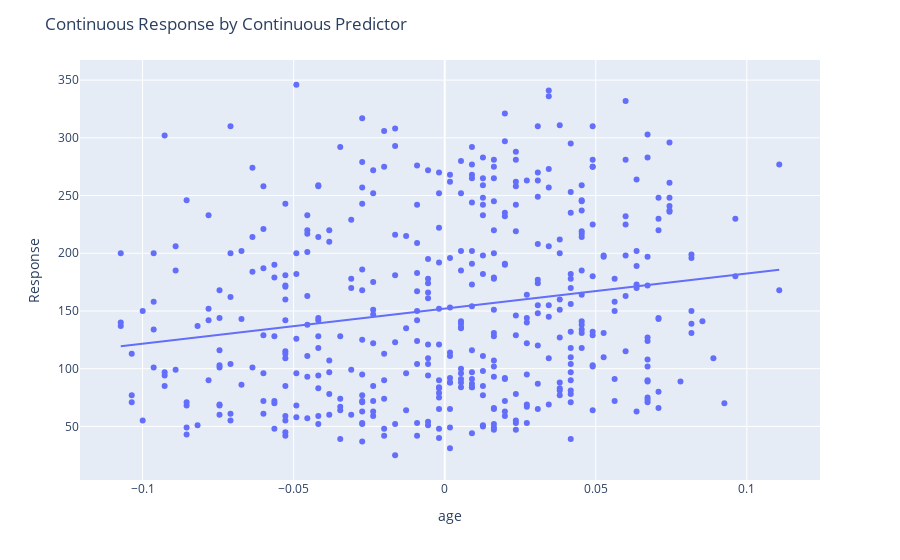
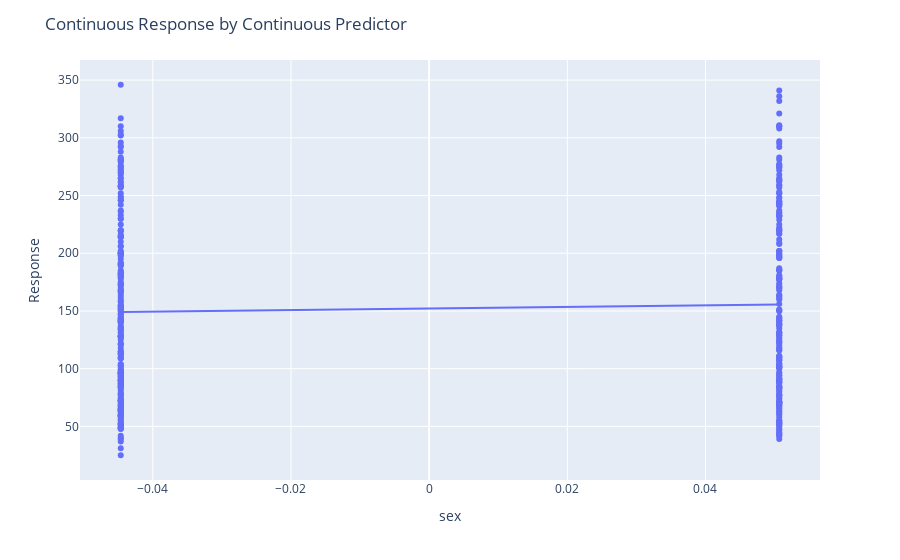
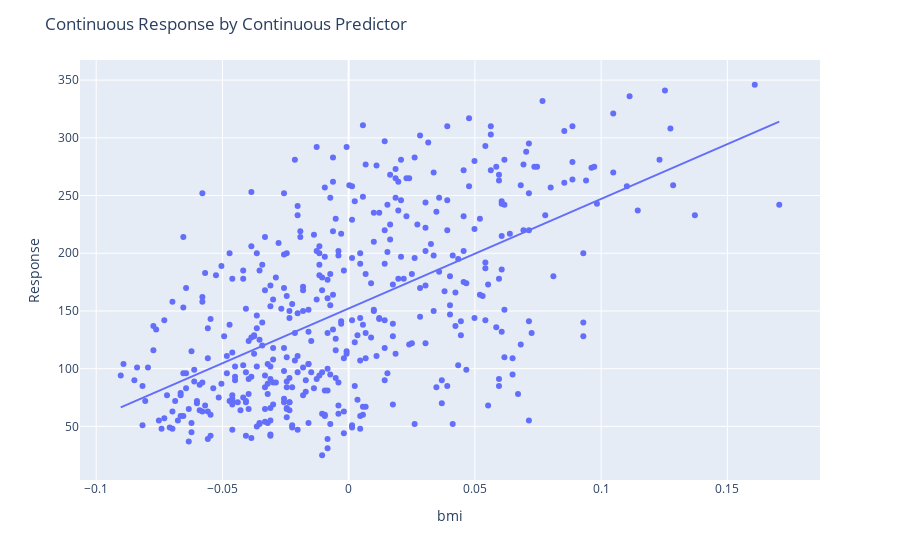
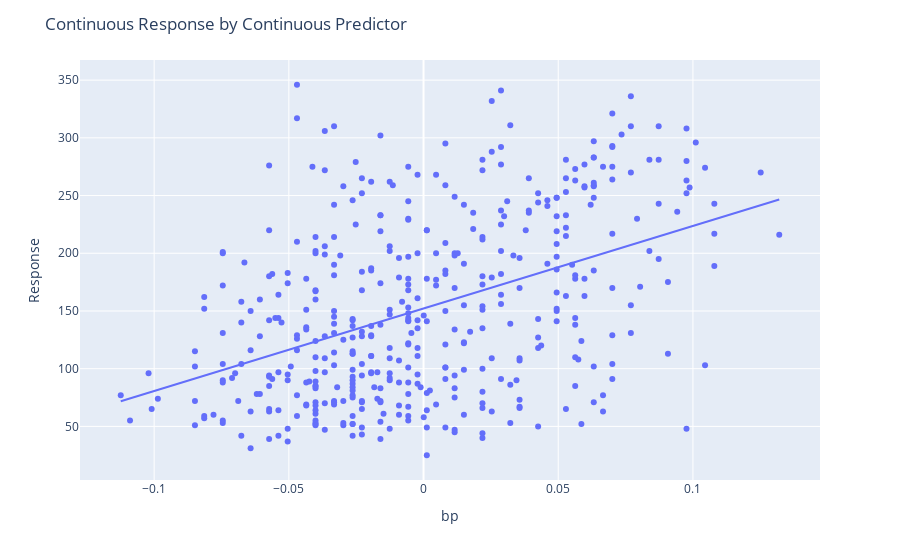

The cell these charts' notebook holds for them, in order:
### Code cell
result_response = check_response(df,response)

    
print(result_response)
for i in range(0,len(df.columns)-1):
    #result_response = check_response(df,i,response)
    result_predictor = check_predictor(df,i,predictors)
    if result_response == "CAT_RES":
        if result_predictor == "CAT_PRED":
            print('cat_res_cat_pred()')
        else:
            cat_resp_cont_predictor(df,i,response,predictors,group_labels)
    else:
        if result_predictor == "CAT_PRED":
            print('cont_res_cat_pred()')
        else:
            cont_response_cont_predictor(df,i,response,predictors)

### Figure 1 — Plotly figure (JSON) as saved in the notebook; plotly's stock layout.template omitted (floating-point values rounded to 4 significant figures; data arrays with more than 128 entries replaced by an {"elided": "..."} marker saying what was removed)
{"data": [{"hovertemplate": "x=%{x}<br>y=%{y}<extra></extra>", "legendgroup": "", "marker": {"color": "#636efa", "symbol": "circle"}, "mode": "markers", "name": "", "orientation": "v", "showlegend": false, "type": "scatter", "x": {"elided": "442 float values"}, "xaxis": "x", "y": {"elided": "442 int values"}, "yaxis": "y"}, {"hovertemplate": "<b>OLS trendline</b><br>y = 304.183 * x + 152.133<br>R<sup>2</sup>=0.035302<br><br>x=%{x}<br>y=%{y} <b>(trend)</b><extra></extra>", "legendgroup": "", "marker": {"color": "#636efa", "symbol": "circle"}, "mode": "lines", "name": "", "showlegend": false, "type": "scatter", "x": {"elided": "442 float values"}, "xaxis": "x", "y": {"elided": "442 float values"}, "yaxis": "y"}], "layout": {"legend": {"tracegroupgap": 0}, "margin": {"t": 60}, "title": {"text": "Continuous Response by Continuous Predictor"}, "xaxis": {"anchor": "y", "domain": [0, 1], "title": {"text": "age"}}, "yaxis": {"anchor": "x", "domain": [0, 1], "title": {"text": "Response"}}}}

### Figure 2 — Plotly figure (JSON) as saved in the notebook; plotly's stock layout.template omitted (floating-point values rounded to 4 significant figures; data arrays with more than 128 entries replaced by an {"elided": "..."} marker saying what was removed)
{"data": [{"hovertemplate": "x=%{x}<br>y=%{y}<extra></extra>", "legendgroup": "", "marker": {"color": "#636efa", "symbol": "circle"}, "mode": "markers", "name": "", "orientation": "v", "showlegend": false, "type": "scatter", "x": {"elided": "442 float values"}, "xaxis": "x", "y": {"elided": "442 int values"}, "yaxis": "y"}, {"hovertemplate": "<b>OLS trendline</b><br>y = 69.7154 * x + 152.133<br>R<sup>2</sup>=0.001854<br><br>x=%{x}<br>y=%{y} <b>(trend)</b><extra></extra>", "legendgroup": "", "marker": {"color": "#636efa", "symbol": "circle"}, "mode": "lines", "name": "", "showlegend": false, "type": "scatter", "x": {"elided": "442 float values"}, "xaxis": "x", "y": {"elided": "442 float values"}, "yaxis": "y"}], "layout": {"legend": {"tracegroupgap": 0}, "margin": {"t": 60}, "title": {"text": "Continuous Response by Continuous Predictor"}, "xaxis": {"anchor": "y", "domain": [0, 1], "title": {"text": "sex"}}, "yaxis": {"anchor": "x", "domain": [0, 1], "title": {"text": "Response"}}}}

### Figure 3 — Plotly figure (JSON) as saved in the notebook; plotly's stock layout.template omitted (floating-point values rounded to 4 significant figures; data arrays with more than 128 entries replaced by an {"elided": "..."} marker saying what was removed)
{"data": [{"hovertemplate": "x=%{x}<br>y=%{y}<extra></extra>", "legendgroup": "", "marker": {"color": "#636efa", "symbol": "circle"}, "mode": "markers", "name": "", "orientation": "v", "showlegend": false, "type": "scatter", "x": {"elided": "442 float values"}, "xaxis": "x", "y": {"elided": "442 int values"}, "yaxis": "y"}, {"hovertemplate": "<b>OLS trendline</b><br>y = 949.435 * x + 152.133<br>R<sup>2</sup>=0.343924<br><br>x=%{x}<br>y=%{y} <b>(trend)</b><extra></extra>", "legendgroup": "", "marker": {"color": "#636efa", "symbol": "circle"}, "mode": "lines", "name": "", "showlegend": false, "type": "scatter", "x": {"elided": "442 float values"}, "xaxis": "x", "y": {"elided": "442 float values"}, "yaxis": "y"}], "layout": {"legend": {"tracegroupgap": 0}, "margin": {"t": 60}, "title": {"text": "Continuous Response by Continuous Predictor"}, "xaxis": {"anchor": "y", "domain": [0, 1], "title": {"text": "bmi"}}, "yaxis": {"anchor": "x", "domain": [0, 1], "title": {"text": "Response"}}}}

### Figure 4 — Plotly figure (JSON) as saved in the notebook; plotly's stock layout.template omitted (floating-point values rounded to 4 significant figures; data arrays with more than 128 entries replaced by an {"elided": "..."} marker saying what was removed)
{"data": [{"hovertemplate": "x=%{x}<br>y=%{y}<extra></extra>", "legendgroup": "", "marker": {"color": "#636efa", "symbol": "circle"}, "mode": "markers", "name": "", "orientation": "v", "showlegend": false, "type": "scatter", "x": {"elided": "442 float values"}, "xaxis": "x", "y": {"elided": "442 int values"}, "yaxis": "y"}, {"hovertemplate": "<b>OLS trendline</b><br>y = 714.742 * x + 152.133<br>R<sup>2</sup>=0.194908<br><br>x=%{x}<br>y=%{y} <b>(trend)</b><extra></extra>", "legendgroup": "", "marker": {"color": "#636efa", "symbol": "circle"}, "mode": "lines", "name": "", "showlegend": false, "type": "scatter", "x": {"elided": "442 float values"}, "xaxis": "x", "y": {"elided": "442 float values"}, "yaxis": "y"}], "layout": {"legend": {"tracegroupgap": 0}, "margin": {"t": 60}, "title": {"text": "Continuous Response by Continuous Predictor"}, "xaxis": {"anchor": "y", "domain": [0, 1], "title": {"text": "bp"}}, "yaxis": {"anchor": "x", "domain": [0, 1], "title": {"text": "Response"}}}}
